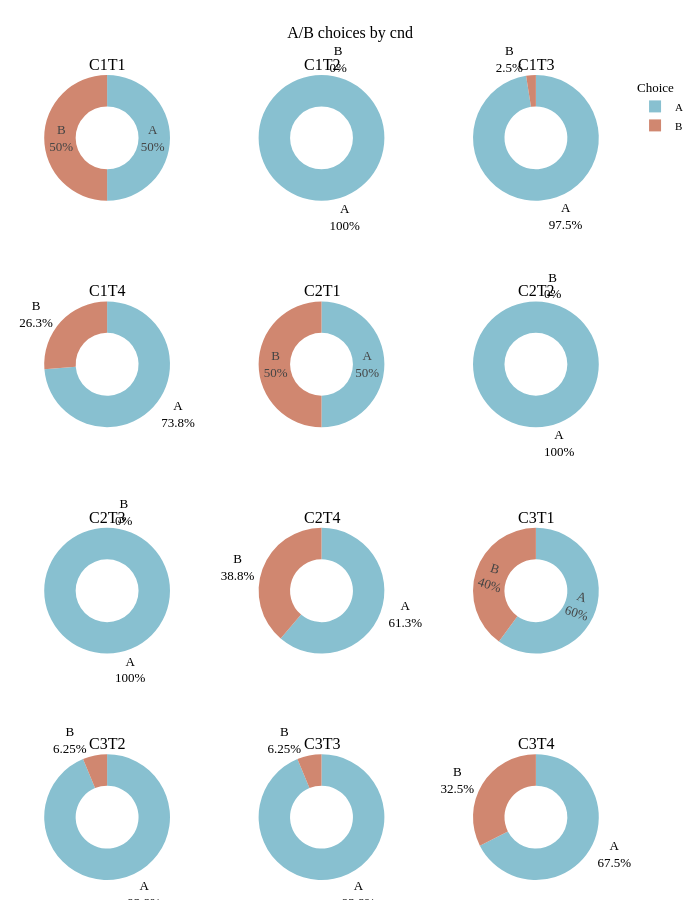
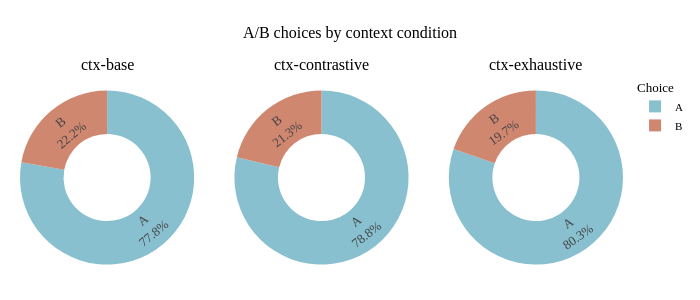

These figures' notebook cell, in order:
### Markdown cell above
#### Choice plots

Each donut shows pooled choice proportions within one condition. Slice colors distinguish A from B and do not encode exhaustive/base/contrastive conditions.

### Code cell
# Plot pooled A/B counts; the slices use choice colors rather than condition colors.
def choice_donut_figure(data, condition):
    levels = sorted(data[condition].dropna().unique(), key=str)
    columns = min(3, len(levels))
    rows = math.ceil(len(levels) / columns)
    specs = [
        [{'type': 'domain'} if column < len(levels) - row * columns else None
         for column in range(columns)]
        for row in range(rows)
    ]
    figure = make_subplots(
        rows=rows, cols=columns, specs=specs,
        subplot_titles=[str(level) for level in levels]
    )
    for index, level in enumerate(levels):
        row, column = divmod(index, columns)
        counts = (
            data.loc[data[condition].eq(level), 'choice_ab']
            .value_counts().reindex(['A', 'B'], fill_value=0)
        )
        figure.add_trace(
            go.Pie(
                labels=counts.index, values=counts.values, hole=0.5, sort=False,
                textinfo='label+percent', showlegend=index == 0,
                marker={'colors': CHOICE_COLORS},
                hovertemplate='<b>Choice %{label}</b><br>Trials: %{value}<br>Share: %{percent}<extra></extra>'
            ), row=row + 1, col=column + 1
        )
    figure.update_layout(
        title=f'A/B choices by {condition.replace("_", " ")}',
        height=max(300, rows * 200 + 100), width=FIGURE_WIDTH,
        legend_title_text='Choice', margin={'l': 20, 'r': 20, 't': 75, 'b': 20}
    )
    return figure

choice_donut_figures = {}
for condition in condition_columns:
    choice_donut_figures[condition] = choice_donut_figure(choice_data, condition)
    choice_donut_figures[condition].show()

### Figure 1 — Plotly figure (JSON) as saved in the notebook; plotly's stock layout.template omitted (floating-point values rounded to 4 significant figures)
{"data": [{"domain": {"x": [0, 0.2889], "y": [0.8438, 1]}, "hole": 0.5, "hovertemplate": "<b>Choice %{label}</b><br>Trials: %{value}<br>Share: %{percent}<extra></extra>", "labels": ["A", "B"], "marker": {"colors": ["#88c0d0", "#d08770"]}, "showlegend": true, "sort": false, "textinfo": "label+percent", "type": "pie", "values": [40, 40]}, {"domain": {"x": [0.3556, 0.6444], "y": [0.8438, 1]}, "hole": 0.5, "hovertemplate": "<b>Choice %{label}</b><br>Trials: %{value}<br>Share: %{percent}<extra></extra>", "labels": ["A", "B"], "marker": {"colors": ["#88c0d0", "#d08770"]}, "showlegend": false, "sort": false, "textinfo": "label+percent", "type": "pie", "values": [80, 0]}, {"domain": {"x": [0.7111, 1], "y": [0.8438, 1]}, "hole": 0.5, "hovertemplate": "<b>Choice %{label}</b><br>Trials: %{value}<br>Share: %{percent}<extra></extra>", "labels": ["A", "B"], "marker": {"colors": ["#88c0d0", "#d08770"]}, "showlegend": false, "sort": false, "textinfo": "label+percent", "type": "pie", "values": [78, 2]}, {"domain": {"x": [0, 0.2889], "y": [0.5625, 0.7188]}, "hole": 0.5, "hovertemplate": "<b>Choice %{label}</b><br>Trials: %{value}<br>Share: %{percent}<extra></extra>", "labels": ["A", "B"], "marker": {"colors": ["#88c0d0", "#d08770"]}, "showlegend": false, "sort": false, "textinfo": "label+percent", "type": "pie", "values": [59, 21]}, {"domain": {"x": [0.3556, 0.6444], "y": [0.5625, 0.7188]}, "hole": 0.5, "hovertemplate": "<b>Choice %{label}</b><br>Trials: %{value}<br>Share: %{percent}<extra></extra>", "labels": ["A", "B"], "marker": {"colors": ["#88c0d0", "#d08770"]}, "showlegend": false, "sort": false, "textinfo": "label+percent", "type": "pie", "values": [40, 40]}, {"domain": {"x": [0.7111, 1], "y": [0.5625, 0.7188]}, "hole": 0.5, "hovertemplate": "<b>Choice %{label}</b><br>Trials: %{value}<br>Share: %{percent}<extra></extra>", "labels": ["A", "B"], "marker": {"colors": ["#88c0d0", "#d08770"]}, "showlegend": false, "sort": false, "textinfo": "label+percent", "type": "pie", "values": [80, 0]}, {"domain": {"x": [0, 0.2889], "y": [0.2812, 0.4375]}, "hole": 0.5, "hovertemplate": "<b>Choice %{label}</b><br>Trials: %{value}<br>Share: %{percent}<extra></extra>", "labels": ["A", "B"], "marker": {"colors": ["#88c0d0", "#d08770"]}, "showlegend": false, "sort": false, "textinfo": "label+percent", "type": "pie", "values": [80, 0]}, {"domain": {"x": [0.3556, 0.6444], "y": [0.2812, 0.4375]}, "hole": 0.5, "hovertemplate": "<b>Choice %{label}</b><br>Trials: %{value}<br>Share: %{percent}<extra></extra>", "labels": ["A", "B"], "marker": {"colors": ["#88c0d0", "#d08770"]}, "showlegend": false, "sort": false, "textinfo": "label+percent", "type": "pie", "values": [49, 31]}, {"domain": {"x": [0.7111, 1], "y": [0.2812, 0.4375]}, "hole": 0.5, "hovertemplate": "<b>Choice %{label}</b><br>Trials: %{value}<br>Share: %{percent}<extra></extra>", "labels": ["A", "B"], "marker": {"colors": ["#88c0d0", "#d08770"]}, "showlegend": false, "sort": false, "textinfo": "label+percent", "type": "pie", "values": [48, 32]}, {"domain": {"x": [0, 0.2889], "y": [0, 0.1562]}, "hole": 0.5, "hovertemplate": "<b>Choice %{label}</b><br>Trials: %{value}<br>Share: %{percent}<extra></extra>", "labels": ["A", "B"], "marker": {"colors": ["#88c0d0", "#d08770"]}, "showlegend": false, "sort": false, "textinfo": "label+percent", "type": "pie", "values": [75, 5]}, {"domain": {"x": [0.3556, 0.6444], "y": [0, 0.1562]}, "hole": 0.5, "hovertemplate": "<b>Choice %{label}</b><br>Trials: %{value}<br>Share: %{percent}<extra></extra>", "labels": ["A", "B"], "marker": {"colors": ["#88c0d0", "#d08770"]}, "showlegend": false, "sort": false, "textinfo": "label+percent", "type": "pie", "values": [75, 5]}, {"domain": {"x": [0.7111, 1], "y": [0, 0.1562]}, "hole": 0.5, "hovertemplate": "<b>Choice %{label}</b><br>Trials: %{value}<br>Share: %{percent}<extra></extra>", "labels": ["A", "B"], "marker": {"colors": ["#88c0d0", "#d08770"]}, "showlegend": false, "sort": false, "textinfo": "label+percent", "type": "pie", "values": [54, 26]}], "layout": {"annotations": [{"font": {"size": 16}, "showarrow": false, "text": "C1T1", "x": 0.1444, "xanchor": "center", "xref": "paper", "y": 1, "yanchor": "bottom", "yref": "paper"}, {"font": {"size": 16}, "showarrow": false, "text": "C1T2", "x": 0.5, "xanchor": "center", "xref": "paper", "y": 1, "yanchor": "bottom", "yref": "paper"}, {"font": {"size": 16}, "showarrow": false, "text": "C1T3", "x": 0.8556, "xanchor": "center", "xref": "paper", "y": 1, "yanchor": "bottom", "yref": "paper"}, {"font": {"size": 16}, "showarrow": false, "text": "C1T4", "x": 0.1444, "xanchor": "center", "xref": "paper", "y": 0.7188, "yanchor": "bottom", "yref": "paper"}, {"font": {"size": 16}, "showarrow": false, "text": "C2T1", "x": 0.5, "xanchor": "center", "xref": "paper", "y": 0.7188, "yanchor": "bottom", "yref": "paper"}, {"font": {"size": 16}, "showarrow": false, "text": "C2T2", "x": 0.8556, "xanchor": "center", "xref": "paper", "y": 0.7188, "yanchor": "bottom", "yref": "paper"}, {"font": {"size": 16}, "showarrow": false, "text": "C2T3", "x": 0.1444, "xanchor": "center", "xref": "paper", "y": 0.4375, "yanchor": "bottom", "yref": "paper"}, {"font": {"size": 16}, "showarrow": false, "text": "C2T4", "x": 0.5, "xanchor": "center", "xref": "paper", "y": 0.4375, "yanchor": "bottom", "yref": "paper"}, {"font": {"size": 16}, "showarrow": false, "text": "C3T1", "x": 0.8556, "xanchor": "center", "xref": "paper", "y": 0.4375, "yanchor": "bottom", "yref": "paper"}, {"font": {"size": 16}, "showarrow": false, "text": "C3T2", "x": 0.1444, "xanchor": "center", "xref": "paper", "y": 0.1562, "yanchor": "bottom", "yref": "paper"}, {"font": {"size": 16}, "showarrow": false, "text": "C3T3", "x": 0.5, "xanchor": "center", "xref": "paper", "y": 0.1562, "yanchor": "bottom", "yref": "paper"}, {"font": {"size": 16}, "showarrow": false, "text": "C3T4", "x": 0.8556, "xanchor": "center", "xref": "paper", "y": 0.1562, "yanchor": "bottom", "yref": "paper"}], "height": 900, "legend": {"title": {"text": "Choice"}}, "margin": {"b": 20, "l": 20, "r": 20, "t": 75}, "title": {"text": "A/B choices by cnd"}, "width": 700}}

### Figure 2 — Plotly figure (JSON) as saved in the notebook; plotly's stock layout.template omitted (floating-point values rounded to 4 significant figures)
{"data": [{"domain": {"x": [0, 0.2889], "y": [0, 1]}, "hole": 0.5, "hovertemplate": "<b>Choice %{label}</b><br>Trials: %{value}<br>Share: %{percent}<extra></extra>", "labels": ["A", "B"], "marker": {"colors": ["#88c0d0", "#d08770"]}, "showlegend": true, "sort": false, "textinfo": "label+percent", "type": "pie", "values": [249, 71]}, {"domain": {"x": [0.3556, 0.6444], "y": [0, 1]}, "hole": 0.5, "hovertemplate": "<b>Choice %{label}</b><br>Trials: %{value}<br>Share: %{percent}<extra></extra>", "labels": ["A", "B"], "marker": {"colors": ["#88c0d0", "#d08770"]}, "showlegend": false, "sort": false, "textinfo": "label+percent", "type": "pie", "values": [252, 68]}, {"domain": {"x": [0.7111, 1], "y": [0, 1]}, "hole": 0.5, "hovertemplate": "<b>Choice %{label}</b><br>Trials: %{value}<br>Share: %{percent}<extra></extra>", "labels": ["A", "B"], "marker": {"colors": ["#88c0d0", "#d08770"]}, "showlegend": false, "sort": false, "textinfo": "label+percent", "type": "pie", "values": [257, 63]}], "layout": {"annotations": [{"font": {"size": 16}, "showarrow": false, "text": "ctx-base", "x": 0.1444, "xanchor": "center", "xref": "paper", "y": 1, "yanchor": "bottom", "yref": "paper"}, {"font": {"size": 16}, "showarrow": false, "text": "ctx-contrastive", "x": 0.5, "xanchor": "center", "xref": "paper", "y": 1, "yanchor": "bottom", "yref": "paper"}, {"font": {"size": 16}, "showarrow": false, "text": "ctx-exhaustive", "x": 0.8556, "xanchor": "center", "xref": "paper", "y": 1, "yanchor": "bottom", "yref": "paper"}], "height": 300, "legend": {"title": {"text": "Choice"}}, "margin": {"b": 20, "l": 20, "r": 20, "t": 75}, "title": {"text": "A/B choices by context condition"}, "width": 700}}
